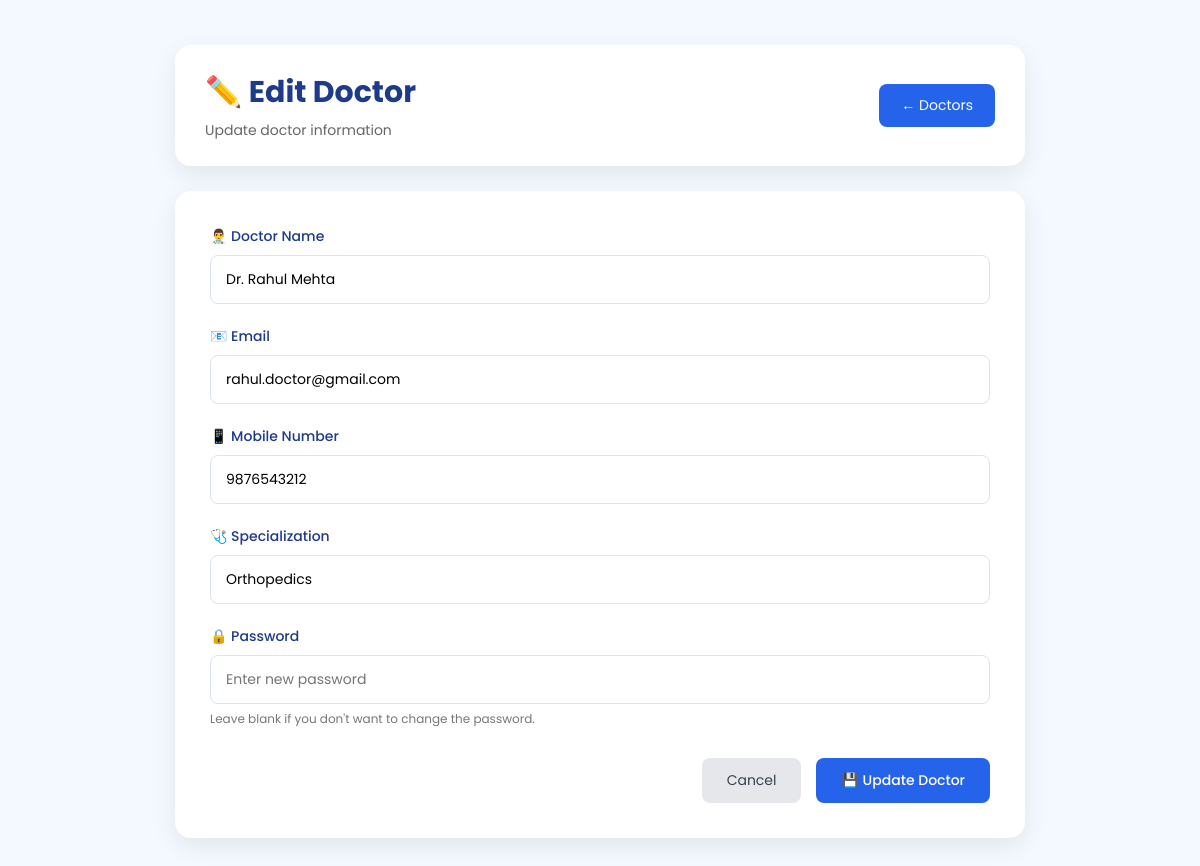
Page /admin-edit-doctor/4 (signed in) on the committed database.
### tables this page shows
CREATE TABLE doctors (

    id INTEGER PRIMARY KEY AUTOINCREMENT,

    full_name TEXT NOT NULL,

    email TEXT UNIQUE NOT NULL,

    specialization TEXT NOT NULL,

    mobile TEXT NOT NULL,

    password TEXT NOT NULL

);

### app.py (the view, shortened to what this page needs)
@app.route('/admin-edit-doctor/<int:doctor_id>', methods=['GET', 'POST'])
def admin_edit_doctor(doctor_id):
    if 'admin_id' not in session:
        return redirect(url_for('admin_login'))
    connection = sqlite3.connect("hospital.db")
    cursor = connection.cursor()
    cursor.execute("""
        SELECT id, full_name, email, mobile, specialization, password
        FROM doctors
        WHERE id = ?
    """, (doctor_id,))
    doctor = cursor.fetchone()
    if doctor is None:
        connection.close()
        return "❌ Doctor not found"
    connection.close()
    return render_template(
        "admin_edit_doctor.html",
        doctor=doctor
    )

### templates/admin_edit_doctor.html (shortened to what this page needs)
<!DOCTYPE html>
<html lang="en">
<head>
    <link rel="stylesheet"
          href="{{ url_for('static', filename='css/admin_edit_doctor.css') }}">
</head>
<body>
    <div class="container">
        <div class="header">
            <div>
                <h1>✏️ Edit Doctor</h1>
                <p>
                    Update doctor information
                </p>
            </div>
            <a href="/admin-doctors" class="back-btn">
                ← Doctors
            </a>
        </div>
        <div class="form-box">
            <form
                action="/admin-edit-doctor/{{ doctor[0] }}"
                method="POST"
            >
                <div class="form-group">
                    <label for="full_name">
                        👨‍⚕️ Doctor Name
                    </label>
                    <input
                        type="text"
                        id="full_name"
                        name="full_name"
                        value="{{ doctor[1] }}"
                        required
                    >
                </div>
                <div class="form-group">
                    <label for="email">
                        📧 Email
                    </label>
                    <input
                        type="email"
                        id="email"
                        name="email"
                        value="{{ doctor[2] }}"
                        required
                    >
                </div>
                <div class="form-group">
                    <label for="mobile">
                        📱 Mobile Number
                    </label>
                    <input
                        type="tel"
                        id="mobile"
                        name="mobile"
                        value="{{ doctor[3] }}"
                        required
                    >
                </div>
                <div class="form-group">
                    <label for="specialization">
                        🩺 Specialization
                    </label>
                    <input
                        type="text"
                        id="specialization"
                        name="specialization"
                        value="{{ doctor[4] }}"
                        required
                    >
                </div>
                <div class="form-group">
                    <label for="password">
                        🔒 Password
                    </label>
                    <input
                        type="password"
                        id="password"
                        name="password"
                        placeholder="Enter new password"
                    >
                    <small>
                        Leave blank if you don't want to change the password.
                    </small>
                </div>
                <div class="form-actions">
                    <a href="/admin-doctors" class="cancel-btn">
                        Cancel
                    </a>
                    <button type="submit" class="save-btn">
                        💾 Update Doctor
                    </button>
                </div>
            </form>
        </div>
    </div>
</body>
</html>

### static/css/admin_edit_doctor.css (style rules this page uses)
* { margin:0; padding:0; box-sizing:border-box; font-family:'Poppins',sans-serif; }
body { min-height:100vh; background:#f4f9ff; }
.container { width:90%; max-width:850px; margin:auto; padding:45px 0; }
.header { background:white; padding:25px 30px; border-radius:16px; display:flex; justify-content:space-between; align-items:center; box-shadow:0 8px 25px rgba(0,0,0,0.08); margin-bottom:25px; }
.header h1 { color:#1e3a8a; font-size:30px; margin-bottom:5px; }
.header p { color:#666; font-size:14px; }
.back-btn { text-decoration:none; background:#2563eb; color:white; padding:11px 22px; border-radius:8px; font-size:14px; transition:0.3s; }
.form-box { background:white; padding:35px; border-radius:16px; box-shadow:0 8px 25px rgba(0,0,0,0.08); }
.form-group { margin-bottom:22px; }
.form-group label { display:block; color:#1e3a8a; font-size:14px; font-weight:500; margin-bottom:8px; }
.form-group input { width:100%; padding:13px 15px; border:1px solid #dbe3ef; border-radius:8px; outline:none; font-size:14px; transition:0.3s; }
.form-group small { display:block; margin-top:6px; color:#777; font-size:12px; }
.form-actions { display:flex; justify-content:flex-end; gap:15px; margin-top:30px; }
.cancel-btn { text-decoration:none; background:#e5e7eb; color:#374151; padding:12px 25px; border-radius:8px; font-size:14px; transition:0.3s; }
.save-btn { border:none; background:#2563eb; color:white; padding:12px 25px; border-radius:8px; font-size:14px; font-weight:500; cursor:pointer; transition:0.3s; }

### rows in the picture
doctors: full_name "Dr. Rahul Mehta", email "rahul.doctor@gmail.com", mobile "9876543212", specialization "Orthopedics"
